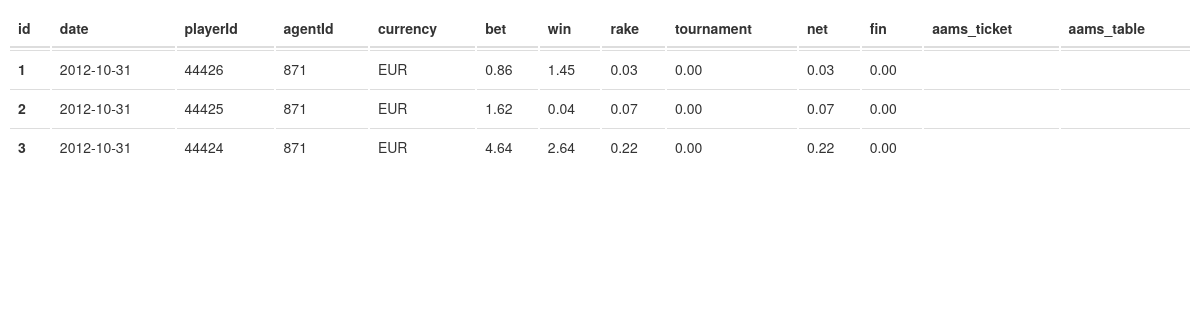
The page /mvc/index.php on the database its author committed.
### tables this page shows
CREATE TABLE IF NOT EXISTS `view_3d` (
  `id` int NOT NULL AUTO_INCREMENT,
  `date` date NOT NULL,
  `playerid` int unsigned NOT NULL,
  `agentid` int unsigned NOT NULL,
  `currency` char(3) NOT NULL,
  `bet` decimal(10,2) DEFAULT NULL,
  `win` decimal(10,2) DEFAULT NULL,
  `rake` decimal(10,2) DEFAULT NULL,
  `tournament` decimal(10,2) DEFAULT NULL,
  `net` decimal(10,2) NOT NULL,
  `fin` decimal(10,2) DEFAULT NULL,
  `aams_ticket` varchar(40) NOT NULL,
  `aams_table` varchar(40) NOT NULL,
  PRIMARY KEY (`id`),
  KEY `date` (`date`),
  KEY `playerid` (`playerid`),
  KEY `agentid` (`agentid`)
);

### mvc/index.php (called while the page is built)
<?php
require_once("Db.php");
if(isset($_GET["controller"])&&isset($_GET["action"])){
$controller=$_GET["controller"];
$action=$_GET["action"];
}
else
{
$controller="view_3d";
$action="show";
}
require_once("routes.php");
?>

### mvc/app/Controllers/View_3d.php (called while the page is built)
<?php
require_once (dirname(__FILE__, 2) . "/Models/View3d.php");
class View_3d
{
	private $view_3d;
	function __construct()
    {
    	$this->view_3d = new View3d();
	}
	public function show()
	{
		$AllData = $this->view_3d->getAllData();
		include 'app/View/view_3d.php';
	}
}
?>

### mvc/Db.php (called while the page is built, shortened)
<?php
class Db{
	private $host = "localhost";
	private $user = "root";
	private $password = "";
	private $database = "blue_ocean_gaming";
	private $conn;
    function __construct() {
        $this->conn = $this->connectDB();
	}
	function connectDB() {
		$conn = mysqli_connect($this->host,$this->user,$this->password,$this->database);
		$conn->set_charset("utf8");
		return $conn;
	}
    function runBaseQuery($query) {
	    $result = mysqli_query($this->conn,$query);
	    while($row=mysqli_fetch_assoc($result)) {
	    	$resultset[] = $row;
	    }
	    if(!empty($resultset))
	    return $resultset;
    }
}
?>

### mvc/app/Models/View3d.php (called while the page is built)
<?php
require_once (dirname(__FILE__, 2) . "../../Db.php");
class View3d
{
    private $ds;
    function __construct()
    {
        $this->ds = new Db();
    }
   	public function getAllData()
	{
	    $query = "SELECT * FROM view_3d";
	    $memberRecord = $this->ds->runBaseQuery($query);
	    return $memberRecord;
	}
}

### mvc/app/View/view_3d.php (the view, shortened to what this page needs)
<!DOCTYPE html>
<html lang="en-US">
  <head>
	<link href="assets/css/bootstrap.min.css?v=<?php echo time();?>" type="text/css" rel="stylesheet" />
	</head>
	<body>
<table class="table table-dark">
  <thead>
    <tr>
      <th scope="col">id</th>
      <th scope="col">date</th>
      <th scope="col">playerId</th>
      <th scope="col">agentId</th>
      <th scope="col">currency</th>
      <th scope="col">bet</th>
      <th scope="col">win</th>
      <th scope="col">rake</th>
      <th scope="col">tournament</th>
      <th scope="col">net</th>
      <th scope="col">fin</th>
       <th scope="col">aams_ticket</th>
      <th scope="col">aams_table</th>
    </tr>
  </thead>
  <tbody>
  <?php
  foreach($AllData as $key=>$value){?>
  	<tr>
      <th scope="row"><?php echo $value['id'];?></th>
      <td><?php echo $value['date'];?></td>
      <td><?php echo $value['playerid'];?></td>
      <td><?php echo $value['agentid'];?></td>
      <td><?php echo $value['currency'];?></td>
      <td><?php echo $value['bet'];?></td>
      <td><?php echo $value['win'];?></td>
      <td><?php echo $value['rake'];?></td>
      <td><?php echo $value['tournament'];?></td>
      <td><?php echo $value['net'];?></td>
      <td><?php echo $value['fin'];?></td>
      <td><?php echo $value['aams_ticket'];?></td>
      <td><?php echo $value['aams_table'];?></td>
    </tr>
    <?php }?>
  </tbody>
</table>
</body>

### mvc/routes.php (shortened to what this page needs)
<?php
function call($controller,$action){
$controller=new $controller;
$controller->{$action}();
}
$controllers = [
		'view_3d' => ['show'],
    ];
  if (array_key_exists($controller, $controllers)) {
    if (in_array($action, $controllers[$controller])) {
      call($controller, $action);
    } else {
      call('errorController', 'error');
    }
  } else {
    call('errorController', 'error');
  }
?>

### rows shown on the page
view_3d: id "1", date "2012-10-31", playerid "44426", agentid "871", currency "EUR", bet "0.86", win "1.45", rake "0.03", tournament "0.00", net "0.03", fin "0.00"
view_3d: id "2", date "2012-10-31", playerid "44425", agentid "871", currency "EUR", bet "1.62", win "0.04", rake "0.07", tournament "0.00", net "0.07", fin "0.00"
view_3d: id "3", date "2012-10-31", playerid "44424", agentid "871", currency "EUR", bet "4.64", win "2.64", rake "0.22", tournament "0.00", net "0.22", fin "0.00"
